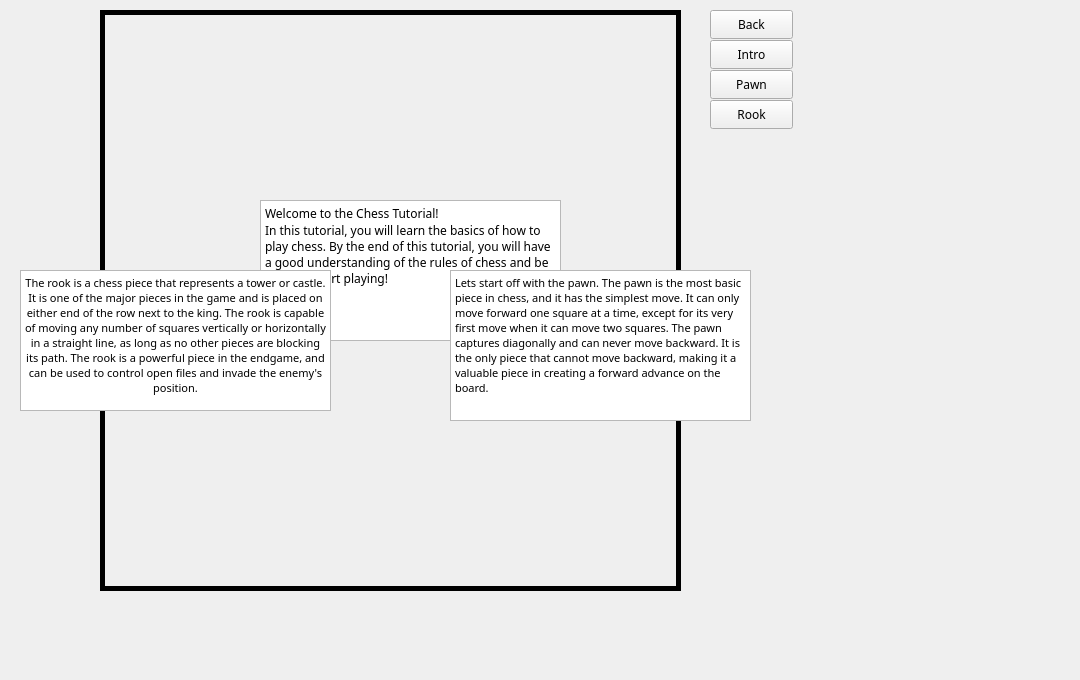
    <widget class="QWidget" name="TutorialPage">
     <widget class="QLabel" name="tutorialpageWallpaper">
      <property name="geometry">
       <rect>
        <x>-140</x>
        <y>-10</y>
        <width>1071</width>
        <height>671</height>
       </rect>
      </property>
      <property name="text">
       <string/>
      </property>
      <property name="scaledContents">
       <bool>true</bool>
      </property>
     </widget>
     <widget class="QLabel" name="tutorialchessBoardLabel">
      <property name="geometry">
       <rect>
        <x>100</x>
        <y>10</y>
        <width>581</width>
        <height>581</height>
       </rect>
      </property>
      <property name="styleSheet">
       <string notr="true">border-color: rgb(0, 0, 0);
 border: 5px solid black;</string>
      </property>
      <property name="text">
       <string/>
      </property>
      <property name="scaledContents">
       <bool>true</bool>
      </property>
     </widget>
     <widget class="QLabel" name="c7_4">
      <property name="geometry">
       <rect>
        <x>250</x>
        <y>90</y>
        <width>61</width>
        <height>61</height>
       </rect>
      </property>
      <property name="styleSheet">
       <string notr="true"/>
      </property>
      <property name="text">
       <string/>
      </property>
      <property name="scaledContents">
       <bool>true</bool>
      </property>
     </widget>
     <widget class="QLabel" name="e3_4">
      <property name="geometry">
       <rect>
        <x>400</x>
        <y>380</y>
        <width>61</width>
        <height>61</height>
       </rect>
      </property>
      <property name="styleSheet">
       <string notr="true"/>
      </property>
      <property name="text">
       <string/>
      </property>
      <property name="scaledContents">
       <bool>true</bool>
      </property>
     </widget>
     <widget class="QLabel" name="g1_4">
      <property name="geometry">
       <rect>
        <x>540</x>
        <y>520</y>
        <width>61</width>
        <height>61</height>
       </rect>
      </property>
      <property name="styleSheet">
       <string notr="true"/>
      </property>
      <property name="text">
       <string/>
      </property>
      <property name="scaledContents">
       <bool>true</bool>
      </property>
     </widget>
     <widget class="QLabel" name="a5_4">
      <property name="geometry">
       <rect>
        <x>110</x>
        <y>240</y>
        <width>61</width>
        <height>61</height>
       </rect>
      </property>
      <property name="styleSheet">
       <string notr="true"/>
      </property>
      <property name="text">
       <string/>
      </property>
      <property name="scaledContents">
       <bool>true</bool>
      </property>
     </widget>
     <widget class="QLabel" name="a6_4">
      <property name="geometry">
       <rect>
        <x>110</x>
        <y>160</y>
        <width>61</width>
        <height>61</height>
       </rect>
      </property>
      <property name="styleSheet">
       <string notr="true"/>
      </property>
      <property name="text">
       <string/>
      </property>
      <property name="scaledContents">
       <bool>true</bool>
      </property>
     </widget>
     <widget class="QLabel" name="h6_4">
      <property name="geometry">
       <rect>
        <x>610</x>
        <y>160</y>
        <width>61</width>
        <height>61</height>
       </rect>
      </property>
      <property name="styleSheet">
       <string notr="true"/>
      </property>
      <property name="text">
       <string/>
      </property>
      <property name="scaledContents">
       <bool>true</bool>
      </property>
     </widget>
     <widget class="QLabel" name="f7_4">
      <property name="geometry">
       <rect>
        <x>470</x>
        <y>90</y>
        <width>61</width>
        <height>61</height>
       </rect>
      </property>
      <property name="styleSheet">
       <string notr="true"/>
      </property>
      <property name="text">
       <string/>
      </property>
      <property name="scaledContents">
       <bool>true</bool>
      </property>
     </widget>
     <widget class="QLabel" name="g2_4">
      <property name="geometry">
       <rect>
        <x>540</x>
        <y>450</y>
        <width>61</width>
        <height>61</height>
       </rect>
      </property>
      <property name="styleSheet">
       <string notr="true"/>
      </property>
      <property name="text">
       <string/>
      </property>
      <property name="scaledContents">
       <bool>true</bool>
      </property>
     </widget>
     <widget class="QLabel" name="g6_6">
      <property name="geometry">
       <rect>
        <x>540</x>
        <y>160</y>
        <width>61</width>
        <height>61</height>
       </rect>
      </property>
      <property name="styleSheet">
       <string notr="true"/>
      </property>
      <property name="text">
       <string/>
      </property>
      <property name="scaledContents">
       <bool>true</bool>
      </property>
     </widget>
     <widget class="QLabel" name="d1_4">
      <property name="geometry">
       <rect>
        <x>320</x>
        <y>520</y>
        <width>61</width>
        <height>61</height>
       </rect>
      </property>
      <property name="styleSheet">
       <string notr="true"/>
      </property>
      <property name="text">
       <string/>
      </property>
      <property name="scaledContents">
       <bool>true</bool>
      </property>
     </widget>
     <widget class="QLabel" name="h2_4">
      <property name="geometry">
       <rect>
        <x>610</x>
        <y>450</y>
        <width>61</width>
        <height>61</height>
       </rect>
      </property>
      <property name="styleSheet">
       <string notr="true"/>
      </property>
      <property name="text">
       <string/>
      </property>
      <property name="scaledContents">
       <bool>true</bool>
      </property>
     </widget>
     <widget class="QLabel" name="b3_4">
      <property name="geometry">
       <rect>
        <x>180</x>
        <y>380</y>
        <width>61</width>
        <height>61</height>
       </rect>
      </property>
      <property name="styleSheet">
       <string notr="true"/>
      </property>
      <property name="text">
       <string/>
      </property>
      <property name="scaledContents">
       <bool>true</bool>
      </property>
     </widget>
     <widget class="QLabel" name="f8_4">
      <property name="geometry">
       <rect>
        <x>470</x>
        <y>20</y>
        <width>61</width>
        <height>61</height>
       </rect>
      </property>
      <property name="styleSheet">
       <string notr="true"/>
      </property>
      <property name="text">
       <string/>
      </property>
      <property name="scaledContents">
       <bool>true</bool>
      </property>
     </widget>
     <widget class="QLabel" name="d4_4">
      <property name="geometry">
       <rect>
        <x>320</x>
        <y>310</y>
        <width>61</width>
        <height>61</height>
       </rect>
      </property>
      <property name="styleSheet">
       <string notr="true"/>
      </property>
      <property name="text">
       <string/>
      </property>
      <property name="scaledContents">
       <bool>true</bool>
      </property>
     </widget>
     <widget class="QLabel" name="d6_4">
      <property name="geometry">
       <rect>
        <x>320</x>
        <y>160</y>
        <width>61</width>
        <height>61</height>
       </rect>
      </property>
      <property name="styleSheet">
       <string notr="true"/>
      </property>
      <property name="text">
       <string/>
      </property>
      <property name="scaledContents">
       <bool>true</bool>
      </property>
     </widget>
     <widget class="QLabel" name="d8_4">
      <property name="geometry">
       <rect>
        <x>320</x>
        <y>20</y>
        <width>61</width>
        <height>61</height>
       </rect>
      </property>
      <property name="styleSheet">
       <string notr="true"/>
      </property>
      <property name="text">
       <string/>
      </property>
      <property name="scaledContents">
       <bool>true</bool>
      </property>
     </widget>
     <widget class="QLabel" name="f3_4">
      <property name="geometry">
       <rect>
        <x>470</x>
        <y>380</y>
        <width>61</width>
        <height>61</height>
       </rect>
      </property>
      <property name="styleSheet">
       <string notr="true"/>
      </property>
      <property name="text">
       <string/>
      </property>
      <property name="scaledContents">
       <bool>true</bool>
      </property>
     </widget>
     <widget class="QLabel" name="b2_4">
      <property name="geometry">
       <rect>
        <x>180</x>
        <y>450</y>
        <width>61</width>
        <height>61</height>
       </rect>
      </property>
      <property name="styleSheet">
       <string notr="true"/>
      </property>
      <property name="text">
       <string/>
      </property>
      <property name="scaledContents">
       <bool>true</bool>
      </property>
     </widget>
     <widget class="QLabel" name="a7_4">
      <property name="geometry">
       <rect>
        <x>110</x>
        <y>90</y>
        <width>61</width>
        <height>61</height>
       </rect>
      </property>
      <property name="styleSheet">
       <string notr="true"/>
      </property>
      <property name="text">
       <string/>
      </property>
      <property name="scaledContents">
       <bool>true</bool>
      </property>
     </widget>
     <widget class="QLabel" name="f2_4">
      <property name="geometry">
       <rect>
        <x>470</x>
        <y>450</y>
        <width>61</width>
        <height>61</height>
       </rect>
      </property>
      <property name="styleSheet">
       <string notr="true"/>
      </property>
      <property name="text">
       <string/>
      </property>
      <property name="scaledContents">
       <bool>true</bool>
      </property>
     </widget>
     <widget class="QLabel" name="e7_4">
      <property name="geometry">
       <rect>
        <x>400</x>
        <y>90</y>
        <width>61</width>
        <height>61</height>
       </rect>
      </property>
      <property name="styleSheet">
       <string notr="true"/>
      </property>
      <property name="text">
       <string/>
      </property>
      <property name="scaledContents">
       <bool>true</bool>
      </property>
     </widget>
     <widget class="QLabel" name="g8_4">
      <property name="geometry">
       <rect>
        <x>540</x>
        <y>20</y>
        <width>61</width>
        <height>61</height>
       </rect>
      </property>
      <property name="styleSheet">
       <string notr="true"/>
      </property>
      <property name="text">
       <string/>
      </property>
      <property name="scaledContents">
       <bool>true</bool>
      </property>
     </widget>
     <widget class="QLabel" name="c2_4">
      <property name="geometry">
       <rect>
        <x>250</x>
        <y>450</y>
        <width>61</width>
        <height>61</height>
       </rect>
      </property>
      <property name="styleSheet">
       <string notr="true"/>
      </property>
      <property name="text">
       <string/>
      </property>
      <property name="scaledContents">
       <bool>true</bool>
      </property>
     </widget>
     <widget class="QLabel" name="a8_4">
      <property name="geometry">
       <rect>
        <x>110</x>
        <y>20</y>
        <width>61</width>
        <height>61</height>
       </rect>
      </property>
      <property name="styleSheet">
       <string notr="true"/>
      </property>
      <property name="text">
       <string/>
      </property>
      <property name="scaledContents">
       <bool>true</bool>
      </property>
     </widget>
     <widget class="QLabel" name="c6_4">
      <property name="geometry">
       <rect>
        <x>250</x>
        <y>160</y>
        <width>61</width>
        <height>61</height>
       </rect>
      </property>
      <property name="styleSheet">
       <string notr="true"/>
      </property>
      <property name="text">
       <string/>
      </property>
      <property name="scaledContents">
       <bool>true</bool>
      </property>
     </widget>
     <widget class="QLabel" name="a2_4">
      <property name="geometry">
       <rect>
        <x>110</x>
        <y>450</y>
        <width>61</width>
        <height>61</height>
       </rect>
      </property>
      <property name="styleSheet">
       <string notr="true"/>
      </property>
      <property name="text">
       <string/>
      </property>
      <property name="scaledContents">
       <bool>true</bool>
      </property>
     </widget>
     <widget class="QLabel" name="c8_4">
      <property name="geometry">
       <rect>
        <x>250</x>
        <y>20</y>
        <width>61</width>
        <height>61</height>
       </rect>
      </property>
      <property name="styleSheet">
       <string notr="true"/>
      </property>
      <property name="text">
       <string/>
      </property>
      <property name="scaledContents">
       <bool>true</bool>
      </property>
     </widget>
     <widget class="QLabel" name="e8_4">
      <property name="geometry">
       <rect>
        <x>400</x>
        <y>20</y>
        <width>61</width>
        <height>61</height>
       </rect>
      </property>
      <property name="styleSheet">
       <string notr="true"/>
      </property>
      <property name="text">
       <string/>
      </property>
      <property name="scaledContents">
       <bool>true</bool>
      </property>
     </widget>
     <widget class="QLabel" name="c3_4">
      <property name="geometry">
       <rect>
        <x>250</x>
        <y>380</y>
        <width>61</width>
        <height>61</height>
       </rect>
      </property>
      <property name="styleSheet">
       <string notr="true"/>
      </property>
      <property name="text">
       <string/>
      </property>
      <property name="scaledContents">
       <bool>true</bool>
      </property>
     </widget>
     <widget class="QLabel" name="g5_4">
      <property name="geometry">
       <rect>
        <x>540</x>
        <y>240</y>
        <width>61</width>
        <height>61</height>
       </rect>
      </property>
      <property name="styleSheet">
       <string notr="true"/>
      </property>
      <property name="text">
       <string/>
      </property>
      <property name="scaledContents">
       <bool>true</bool>
      </property>
     </widget>
     <widget class="QLabel" name="c4_4">
      <property name="geometry">
       <rect>
        <x>250</x>
        <y>310</y>
        <width>61</width>
        <height>61</height>
       </rect>
      </property>
      <property name="styleSheet">
       <string notr="true"/>
      </property>
      <property name="text">
       <string/>
      </property>
      <property name="scaledContents">
       <bool>true</bool>
      </property>
     </widget>
     <widget class="QLabel" name="h5_4">
      <property name="geometry">
       <rect>
        <x>610</x>
        <y>240</y>
        <width>61</width>
        <height>61</height>
       </rect>
      </property>
      <property name="styleSheet">
       <string notr="true"/>
      </property>
      <property name="text">
       <string/>
      </property>
      <property name="scaledContents">
       <bool>true</bool>
      </property>
     </widget>
     <widget class="QLabel" name="f1_4">
      <property name="geometry">
       <rect>
        <x>470</x>
        <y>520</y>
        <width>61</width>
        <height>61</height>
       </rect>
      </property>
      <property name="styleSheet">
       <string notr="true"/>
      </property>
      <property name="text">
       <string/>
      </property>
      <property name="scaledContents">
       <bool>true</bool>
      </property>
     </widget>
     <widget class="QLabel" name="c1_4">
      <property name="geometry">
       <rect>
        <x>250</x>
        <y>520</y>
        <width>61</width>
        <height>61</height>
       </rect>
      </property>
      <property name="styleSheet">
       <string notr="true"/>
      </property>
      <property name="text">
       <string/>
      </property>
      <property name="scaledContents">
       <bool>true</bool>
      </property>
     </widget>
     <widget class="QLabel" name="f5_4">
      <property name="geometry">
       <rect>
        <x>470</x>
        <y>240</y>
        <width>61</width>
        <height>61</height>
       </rect>
      </property>
      <property name="styleSheet">
       <string notr="true"/>
      </property>
      <property name="text">
       <string/>
      </property>
      <property name="scaledContents">
       <bool>true</bool>
      </property>
     </widget>
     <widget class="QLabel" name="c5_4">
      <property name="geometry">
       <rect>
        <x>250</x>
        <y>240</y>
        <width>61</width>
        <height>61</height>
       </rect>
      </property>
      <property name="styleSheet">
       <string notr="true"/>
      </property>
      <property name="text">
       <string/>
      </property>
      <property name="scaledContents">
       <bool>true</bool>
      </property>
     </widget>
     <widget class="QLabel" name="e4_4">
      <property name="geometry">
       <rect>
        <x>400</x>
        <y>310</y>
        <width>61</width>
        <height>61</height>
       </rect>
      </property>
      <property name="styleSheet">
       <string notr="true"/>
      </property>
      <property name="text">
       <string/>
      </property>
      <property name="scaledContents">
       <bool>true</bool>
      </property>
     </widget>
     <widget class="QLabel" name="h4_4">
      <property name="geometry">
       <rect>
        <x>610</x>
        <y>310</y>
        <width>61</width>
        <height>61</height>
       </rect>
      </property>
      <property name="styleSheet">
       <string notr="true"/>
      </property>
      <property name="text">
       <string/>
      </property>
      <property name="scaledContents">
       <bool>true</bool>
      </property>
     </widget>
     <widget class="QLabel" name="a3_4">
      <property name="geometry">
       <rect>
        <x>110</x>
        <y>380</y>
        <width>61</width>
        <height>61</height>
       </rect>
      </property>
      <property name="styleSheet">
       <string notr="true"/>
      </property>
      <property name="text">
       <string/>
      </property>
      <property name="scaledContents">
       <bool>true</bool>
      </property>
     </widget>
     <widget class="QLabel" name="h3_4">
      <property name="geometry">
       <rect>
        <x>610</x>
        <y>380</y>
        <width>61</width>
        <height>61</height>
       </rect>
      </property>
      <property name="styleSheet">
       <string notr="true"/>
      </property>
      <property name="text">
       <string/>
      </property>
      <property name="scaledContents">
       <bool>true</bool>
      </property>
     </widget>
     <widget class="QLabel" name="h7_4">
      <property name="geometry">
       <rect>
        <x>610</x>
        <y>90</y>
        <width>61</width>
        <height>61</height>
       </rect>
      </property>
      <property name="styleSheet">
       <string notr="true"/>
      </property>
      <property name="text">
       <string/>
      </property>
      <property name="scaledContents">
       <bool>true</bool>
      </property>
     </widget>
     <widget class="QLabel" name="h1_4">
      <property name="geometry">
       <rect>
        <x>610</x>
        <y>520</y>
        <width>61</width>
        <height>61</height>
       </rect>
      </property>
      <property name="styleSheet">
       <string notr="true"/>
      </property>
      <property name="text">
       <string/>
      </property>
      <property name="scaledContents">
       <bool>true</bool>
      </property>
     </widget>
     <widget class="QLabel" name="e1_4">
      <property name="geometry">
       <rect>
        <x>400</x>
        <y>520</y>
        <width>61</width>
        <height>61</height>
       </rect>
      </property>
      <property name="styleSheet">
       <string notr="true"/>
      </property>
      <property name="text">
       <string/>
      </property>
      <property name="scaledContents">
       <bool>true</bool>
      </property>
     </widget>
     <widget class="QLabel" name="d3_4">
      <property name="geometry">
       <rect>
        <x>320</x>
        <y>380</y>
        <width>61</width>
        <height>61</height>
       </rect>
      </property>
      <property name="styleSheet">
       <string notr="true"/>
      </property>
      <property name="text">
       <string/>
      </property>
      <property name="scaledContents">
       <bool>true</bool>
      </property>
     </widget>
     <widget class="QLabel" name="g4_4">
      <property name="geometry">
       <rect>
        <x>540</x>
        <y>310</y>
        <width>61</width>
        <height>61</height>
       </rect>
      </property>
      <property name="styleSheet">
       <string notr="true"/>
      </property>
      <property name="text">
       <string/>
      </property>
      <property name="scaledContents">
       <bool>true</bool>
      </property>
     </widget>
     <widget class="QLabel" name="b1_4">
      <property name="geometry">
       <rect>
        <x>180</x>
        <y>520</y>
        <width>61</width>
        <height>61</height>
       </rect>
      </property>
      <property name="styleSheet">
       <string notr="true"/>
      </property>
      <property name="text">
       <string/>
      </property>
      <property name="scaledContents">
       <bool>true</bool>
      </property>
     </widget>
     <widget class="QLabel" name="d7_4">
      <property name="geometry">
       <rect>
        <x>320</x>
        <y>90</y>
        <width>61</width>
        <height>61</height>
       </rect>
      </property>
      <property name="styleSheet">
       <string notr="true"/>
      </property>
      <property name="text">
       <string/>
      </property>
      <property name="scaledContents">
       <bool>true</bool>
      </property>
     </widget>
     <widget class="QLabel" name="b8_4">
      <property name="geometry">
       <rect>
        <x>180</x>
        <y>20</y>
        <width>61</width>
        <height>61</height>
       </rect>
      </property>
      <property name="styleSheet">
       <string notr="true"/>
      </property>
      <property name="text">
       <string/>
      </property>
      <property name="scaledContents">
       <bool>true</bool>
      </property>
     </widget>
     <widget class="QLabel" name="b7_4">
      <property name="geometry">
       <rect>
        <x>180</x>
        <y>90</y>
        <width>61</width>
        <height>61</height>
       </rect>
      </property>
      <property name="styleSheet">
       <string notr="true"/>
      </property>
      <property name="text">
       <string/>
      </property>
      <property name="scaledContents">
       <bool>true</bool>
      </property>
     </widget>
     <widget class="QLabel" name="e5_4">
      <property name="geometry">
       <rect>
        <x>400</x>
        <y>240</y>
        <width>61</width>
        <height>61</height>
       </rect>
      </property>
      <property name="styleSheet">
       <string notr="true"/>
      </property>
      <property name="text">
       <string/>
      </property>
      <property name="scaledContents">
       <bool>true</bool>
      </property>
     </widget>
     <widget class="QLabel" name="b4_4">
      <property name="geometry">
       <rect>
        <x>180</x>
        <y>310</y>
        <width>61</width>
        <height>61</height>
       </rect>
      </property>
      <property name="styleSheet">
       <string notr="true"/>
      </property>
      <property name="text">
       <string/>
      </property>
      <property name="scaledContents">
       <bool>true</bool>
      </property>
     </widget>
     <widget class="QLabel" name="g3_4">
      <property name="geometry">
       <rect>
        <x>540</x>
        <y>380</y>
        <width>61</width>
        <height>61</height>
       </rect>
      </property>
      <property name="styleSheet">
       <string notr="true"/>
      </property>
      <property name="text">
       <string/>
      </property>
      <property name="scaledContents">
       <bool>true</bool>
      </property>
     </widget>
     <widget class="QLabel" name="d2_4">
      <property name="geometry">
       <rect>
        <x>320</x>
        <y>450</y>
        <width>61</width>
        <height>61</height>
       </rect>
      </property>
      <property name="styleSheet">
       <string notr="true"/>
      </property>
      <property name="text">
       <string/>
      </property>
      <property name="scaledContents">
       <bool>true</bool>
      </property>
     </widget>
     <widget class="QLabel" name="f4_4">
      <property name="geometry">
       <rect>
        <x>470</x>
        <y>310</y>
        <width>61</width>
        <height>61</height>
       </rect>
      </property>
      <property name="styleSheet">
       <string notr="true"/>
      </property>
      <property name="text">
       <string/>
      </property>
      <property name="scaledContents">
       <bool>true</bool>
      </property>
     </widget>
     <widget class="QLabel" name="f6_4">
      <property name="geometry">
       <rect>
        <x>470</x>
        <y>160</y>
        <width>61</width>
        <height>61</height>
       </rect>
      </property>
      <property name="styleSheet">
       <string notr="true"/>
      </property>
      <property name="text">
       <string/>
      </property>
      <property name="scaledContents">
       <bool>true</bool>
      </property>
     </widget>
     <widget class="QLabel" name="a1_4">
      <property name="geometry">
       <rect>
        <x>110</x>
        <y>520</y>
        <width>61</width>
        <height>61</height>
       </rect>
      </property>
      <property name="styleSheet">
       <string notr="true"/>
      </property>
      <property name="text">
       <string/>
      </property>
      <property name="scaledContents">
       <bool>true</bool>
      </property>
     </widget>
     <widget class="QLabel" name="h8_4">
      <property name="geometry">
       <rect>
        <x>610</x>
        <y>20</y>
        <width>61</width>
        <height>61</height>
       </rect>
      </property>
      <property name="styleSheet">
       <string notr="true"/>
      </property>
      <property name="text">
       <string/>
      </property>
      <property name="scaledContents">
       <bool>true</bool>
      </property>
     </widget>
     <widget class="QLabel" name="a4_4">
      <property name="geometry">
       <rect>
        <x>110</x>
        <y>310</y>
        <width>61</width>
        <height>61</height>
       </rect>
      </property>
      <property name="styleSheet">
       <string notr="true"/>
      </property>
      <property name="text">
       <string/>
      </property>
      <property name="scaledContents">
       <bool>true</bool>
      </property>
     </widget>
     <widget class="QLabel" name="b6_4">
      <property name="geometry">
       <rect>
        <x>180</x>
        <y>160</y>
        <width>61</width>
        <height>61</height>
       </rect>
      </property>
      <property name="styleSheet">
       <string notr="true"/>
      </property>
      <property name="text">
       <string/>
      </property>
      <property name="scaledContents">
       <bool>true</bool>
      </property>
     </widget>
     <widget class="QLabel" name="e2_4">
      <property name="geometry">
       <rect>
        <x>400</x>
        <y>450</y>
        <width>61</width>
        <height>61</height>
       </rect>
      </property>
      <property name="styleSheet">
       <string notr="true"/>
      </property>
      <property name="text">
       <string/>
      </property>
      <property name="scaledContents">
       <bool>true</bool>
      </property>
     </widget>
     <widget class="QLabel" name="b5_4">
      <property name="geometry">
       <rect>
        <x>180</x>
        <y>240</y>
        <width>61</width>
        <height>61</height>
       </rect>
      </property>
      <property name="styleSheet">
       <string notr="true"/>
      </property>
      <property name="text">
       <string/>
      </property>
      <property name="scaledContents">
       <bool>true</bool>
      </property>
     </widget>
     <widget class="QLabel" name="d5_4">
      <property name="geometry">
       <rect>
        <x>320</x>
        <y>240</y>
        <width>61</width>
        <height>61</height>
       </rect>
      </property>
      <property name="styleSheet">
       <string notr="true"/>
      </property>
      <property name="text">
       <string/>
      </property>
      <property name="scaledContents">
       <bool>true</bool>
      </property>
     </widget>
     <widget class="QLabel" name="g7_4">
      <property name="geometry">
       <rect>
        <x>540</x>
        <y>90</y>
        <width>61</width>
        <height>61</height>
       </rect>
      </property>
      <property name="styleSheet">
       <string notr="true"/>
      </property>
      <property name="text">
       <string/>
      </property>
      <property name="scaledContents">
       <bool>true</bool>
      </property>
     </widget>
     <widget class="QLabel" name="e6_4">
      <property name="geometry">
       <rect>
        <x>400</x>
        <y>160</y>
        <width>61</width>
        <height>61</height>
       </rect>
      </property>
      <property name="styleSheet">
       <string notr="true"/>
      </property>
      <property name="text">
       <string/>
      </property>
      <property name="scaledContents">
       <bool>true</bool>
      </property>
     </widget>
     <widget class="QPushButton" name="tutorialbackButton">
      <property name="geometry">
       <rect>
        <x>710</x>
        <y>10</y>
        <width>83</width>
        <height>29</height>
       </rect>
      </property>
      <property name="font">
       <font>
        <family>Dubai Medium</family>
       </font>
      </property>
      <property name="text">
       <string>Back</string>
      </property>
     </widget>
     <widget class="QPlainTextEdit" name="tutorialstep1TextEdit">
      <property name="geometry">
       <rect>
        <x>260</x>
        <y>200</y>
        <width>301</width>
        <height>141</height>
       </rect>
      </property>
      <property name="font">
       <font>
        <family>Dubai Medium</family>
        <pointsize>9</pointsize>
       </font>
      </property>
      <property name="plainText">
       <string>Welcome to the Chess Tutorial! 
In this tutorial, you will learn the basics of how to play chess. By the end of this tutorial, you will have a good understanding of the rules of chess and be ready to start playing!</string>
      </property>
     </widget>
     <widget class="QPlainTextEdit" name="tutorialstep2TextEdit">
      <property name="geometry">
       <rect>
        <x>450</x>
        <y>270</y>
        <width>301</width>
        <height>151</height>
       </rect>
      </property>
      <property name="font">
       <font>
        <family>Dubai Medium</family>
        <pointsize>8</pointsize>
       </font>
      </property>
      <property name="plainText">
       <string>Lets start off with the pawn. The pawn is the most basic piece in chess, and it has the simplest move. It can only move forward one square at a time, except for its very first move when it can move two squares. The pawn captures diagonally and can never move backward. It is the only piece that cannot move backward, making it a valuable piece in creating a forward advance on the board.</string>
      </property>
     </widget>
     <widget class="QPushButton" name="introTutorialButton">
      <property name="geometry">
       <rect>
        <x>710</x>
        <y>40</y>
        <width>83</width>
        <height>29</height>
       </rect>
      </property>
      <property name="font">
       <font>
        <family>Dubai Medium</family>
       </font>
      </property>
      <property name="text">
       <string>Intro</string>
      </property>
     </widget>
     <widget class="QPushButton" name="pawnButton">
      <property name="geometry">
       <rect>
        <x>710</x>
        <y>70</y>
        <width>83</width>
        <height>29</height>
       </rect>
      </property>
      <property name="font">
       <font>
        <family>Dubai Medium</family>
       </font>
      </property>
      <property name="text">
       <string>Pawn</string>
      </property>
     </widget>
     <widget class="QPushButton" name="rookButton">
      <property name="geometry">
       <rect>
        <x>710</x>
        <y>100</y>
        <width>83</width>
        <height>29</height>
       </rect>
      </property>
      <property name="font">
       <font>
        <family>Dubai Medium</family>
       </font>
      </property>
      <property name="text">
       <string>Rook</string>
      </property>
     </widget>
     <widget class="QTextEdit" name="rookTextEdit">
      <property name="geometry">
       <rect>
        <x>20</x>
        <y>270</y>
        <width>311</width>
        <height>141</height>
       </rect>
      </property>
      <property name="font">
       <font>
        <family>Dubai Medium</family>
        <pointsize>8</pointsize>
       </font>
      </property>
      <property name="html">
       <string>&lt;!DOCTYPE HTML PUBLIC &quot;-//W3C//DTD HTML 4.0//EN&quot; &quot;http://www.w3.org/TR/REC-html40/strict.dtd&quot;&gt;
&lt;html&gt;&lt;head&gt;&lt;meta name=&quot;qrichtext&quot; content=&quot;1&quot; /&gt;&lt;meta charset=&quot;utf-8&quot; /&gt;&lt;style type=&quot;text/css&quot;&gt;
p, li { white-space: pre-wrap; }
hr { height: 1px; border-width: 0; }
li.unchecked::marker { content: &quot;\2610&quot;; }
li.checked::marker { content: &quot;\2612&quot;; }
&lt;/style&gt;&lt;/head&gt;&lt;body style=&quot; font-family:'Dubai Medium'; font-size:8pt; font-weight:400; font-style:normal;&quot;&gt;
&lt;p align=&quot;center&quot; style=&quot; margin-top:0px; margin-bottom:0px; margin-left:0px; margin-right:0px; -qt-block-indent:0; text-indent:0px;&quot;&gt;&lt;span style=&quot; font-family:'Segoe UI';&quot;&gt;The rook is a chess piece that represents a tower or castle. It is one of the major pieces in the game and is placed on either end of the row next to the king. The rook is capable of moving any number of squares vertically or horizontally in a straight line, as long as no other pieces are blocking its path. The rook is a powerful piece in the endgame, and can be used to control open files and invade the enemy's position.&lt;/span&gt;&lt;/p&gt;&lt;/body&gt;&lt;/html&gt;</string>
      </property>
     </widget>
    </widget>
